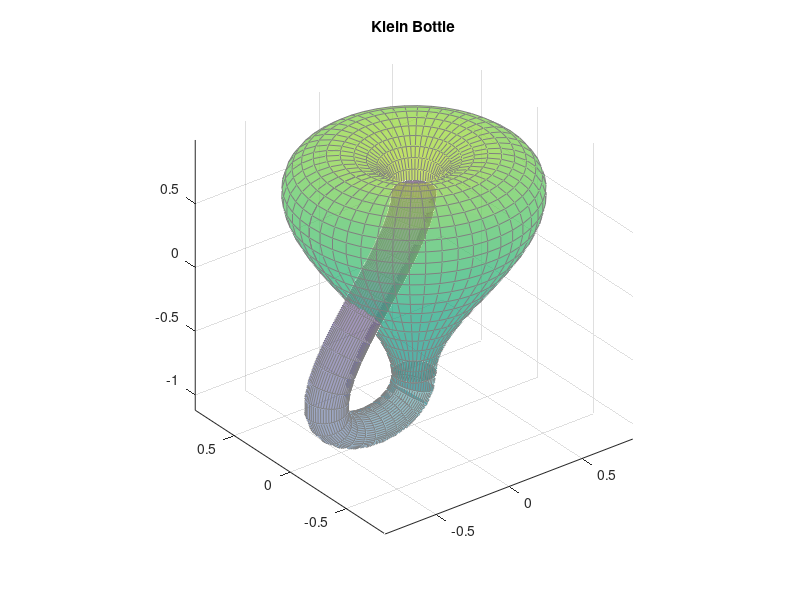

Write the MATLAB code that produced this figure.
close all
clear

% Parameters
n = 25;
a = .2;                         % the diameter of the small tube
c = .6;                         % the diameter of the bulb
t1 = pi/4:pi/n:5*pi/4;          % parameter along the tube
t2 = 5*pi/4:pi/n:9*pi/4;        % angle around the tube
u  = pi/2:pi/n:5*pi/2;
[X,Z1] = meshgrid(t1,u);
[Y,Z2] = meshgrid(t2,u);

% The Handle
len = sqrt(sin(X).^2 + cos(2*X).^2);
x1 = c*ones(size(X)).*(cos(X).*sin(X)-0.5*ones(size(X))+a*sin(Z1).*sin(X)./len);
y1 = a*c*cos(Z1).*ones(size(X));
z1 = ones(size(X)).*cos(X) + a*c*sin(Z1).*cos(2*X)./len;
handleHndl=surf(x1,y1,z1,X);
set(handleHndl,'EdgeColor',[.5 .5 .5])
hold on

% The Bulb
r = sin(Y) .* cos(Y) - (a + 1/2) * ones(size(Y));
x2 = c * sin(Z2) .* r;
y2 = - c * cos(Z2) .* r;
z2 = ones(size(Y)) .* cos(Y);
bulbHndl=surf(x2,y2,z2,Y);
set(bulbHndl,'EdgeColor',[.5 .5 .5])

% Plot
axis vis3d
title("Klein Bottle")
set(handleHndl,'CData',X)
set(bulbHndl,'CData',Y)
set([handleHndl bulbHndl], 'EdgeColor',[.5 .5 .5],'FaceAlpha',.5);

hold off
